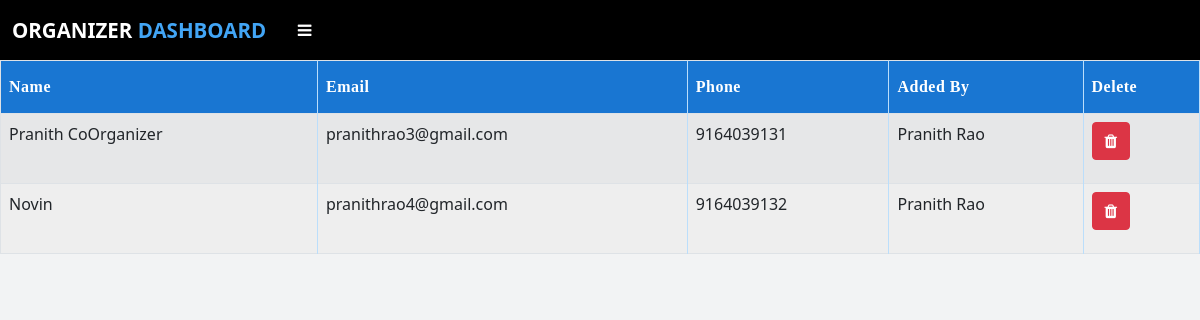
The page /view_coOrganizer (signed in) on the database as committed earlier.
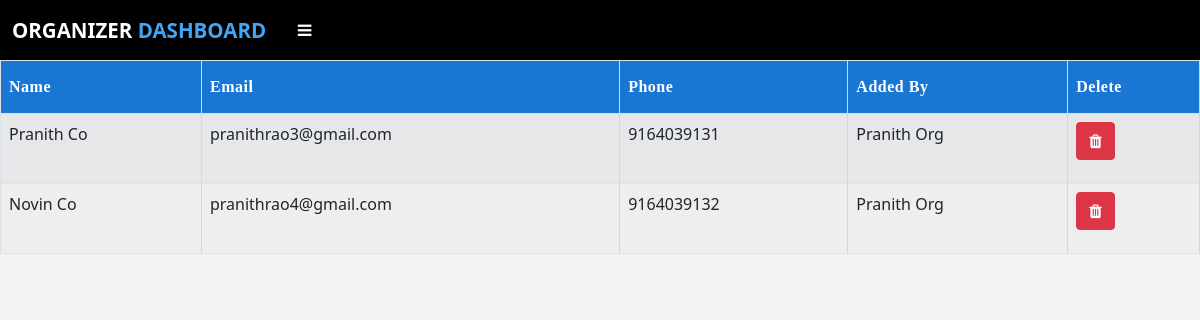
The same page on the database as committed later.
### app.py (models this page shows, shortened)
class CoOrganizer(db.Model):
    id = db.Column(db.Integer,primary_key=True)
    name = db.Column(db.String(50),nullable=False)
    email = db.Column(db.String(100),nullable=False,unique=True)
    phone = db.Column(db.String(11), nullable=False, unique=True)
    password = db.Column(db.String(255),nullable=False)
    organizer = db.Column(db.String(50),nullable=False)

### app.py (the view)
@app.route("/view_coOrganizer")
def view_coOrganizer():
    if 'organizer' in session:
        coorgs = CoOrganizer.query.all()
        return render_template('view_coOrganizer.html',data=coorgs)
    else:
        flash("Session Expired","error")
        return redirect(url_for('organizer_log'))

### templates/view_coOrganizer.html (shortened to what this page needs)
{% extends "organizer_layout.html" %}
{% block head %} {{ super() }}
{% endblock %}
{% block content %} {% if data %}
<div class="table-responsive">
  <table class="table table-striped table-bordered" >
    <thead class="thead-dark">
      <tr>
        <th scope="col">Name</th>
        <th scope="col">Email</th>
        <th scope="col">Phone</th>
        <th scope="col">Added By</th>
        <th scope="col">Delete</th>
      </tr>
    </thead>
    <tbody>
      {% for i in data %}
      <tr>
        <td>{{i.name}}</td>
        <td>{{i.email}}</td>
        <td>{{i.phone}}</td>
        <td>{{i.organizer}}</td>
        <td>
          <a onclick="delCoOrganizer('{{ i.id }}')"
            ><button class="btn btn-danger" type="submit" name="del">
              <i class="fa fa-trash"></i></button
          ></a>
        </td>
      </tr>
      {% endfor %}{% else %}
      <h2 class="text-center mt-5 fw-bold text-uppercase">
        No Co-Organizer Added
      </h2>
      {% endif %}
    </tbody>
  </table>
</div>
{% endblock %}

### templates/organizer_layout.html (shortened to what this page needs)
<!DOCTYPE html>
<html lang="en">
  <head>
    {% block head %}
    <link
      href="https://cdn.jsdelivr.net/npm/bootstrap@5.0.0/dist/css/bootstrap.min.css"
      rel="stylesheet"
    />
    <link
      rel="stylesheet"
      href="https://cdnjs.cloudflare.com/ajax/libs/font-awesome/4.7.0/css/font-awesome.min.css"
    />
    <link
      rel="stylesheet"
      href="https://cdnjs.cloudflare.com/ajax/libs/animate.css/4.1.1/animate.min.css"
    />
    {% endblock %}
  </head>
  <body>
    <nav
      class="navbar navbar-expand-lg navbar-light"
      style="background-color: #000000; height: 60px"
      id="navbar"
    >
      <div class="container-fluid">
        <a class="navbar-brand" href="#"
          ><h3 id="text1">Organizer <span>Dashboard</span></h3></a
        >
        <button
          type="button"
          id="sidebarCollapse"
          class="btn btn-darks me-auto"
          onclick="openNav()"
        >
          <i class="fa fa-bars" aria-hidden="true"></i>
        </button>
      </div>
    </nav>
    <div id="content">{% block content %} {% endblock %}</div>
  </body>
</html>

### templates/view_coOrganizer.html (style rules this page uses)
table { font-family: "Roboto" sans-serif; border-collapse: collapse; width: 100%; }
table tr:nth-child(even) { background-color: #eeeeee; }
.table th { padding-top: 14px; padding-bottom: 14px; text-align: left; background-color: #1976d2; color: white; letter-spacing: 0.5px; user-select: none; border-right: 0.5px solid #bbdefb; font-family: Bahnschrift SemiBold; }
table td { border-right: 0.5px solid #bbdefb; height: 70px; }
table td, table th { border-bottom: 0.5px solid #bbdefb; }

### templates/organizer_layout.html (style rules this page uses)
body { font-family: "Roboto" sans-serif; background-color: #f2f3f4; }
* { margin: 0; padding: 0; text-decoration: none; list-style: none; }
#text1 { color: #fff; margin: 0; text-transform: uppercase; font-size: 20.5px; font-weight: 750; }
#text1 span { color: #42a5f5; }
#sidebarCollapse { color: white; width: 45px; }

Rows that differ between the two databases and show on the page:
changed CoOrganizer "pranithrao3@gmail.com": name "Pranith CoOrganizer" → "Pranith Co"; organizer "Pranith Rao" → "Pranith Org"
changed CoOrganizer "pranithrao4@gmail.com": name "Novin" → "Novin Co"; organizer "Pranith Rao" → "Pranith Org"
